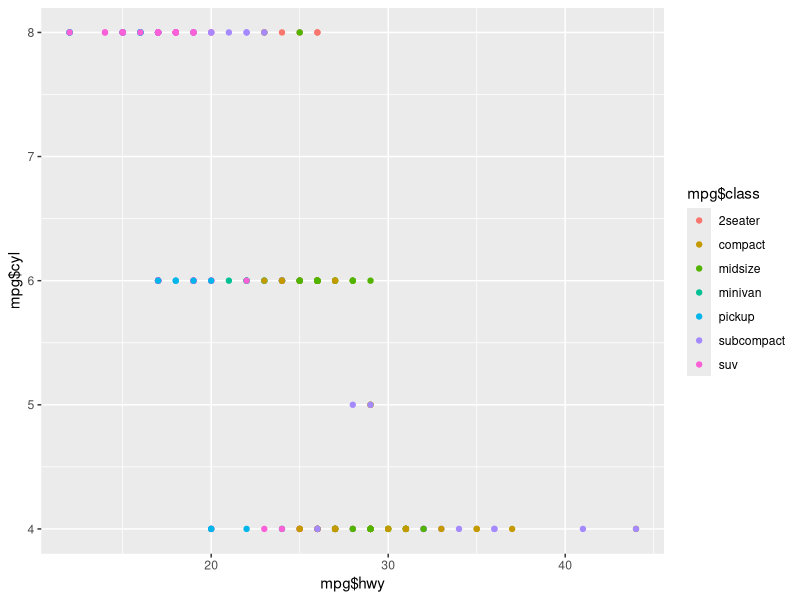
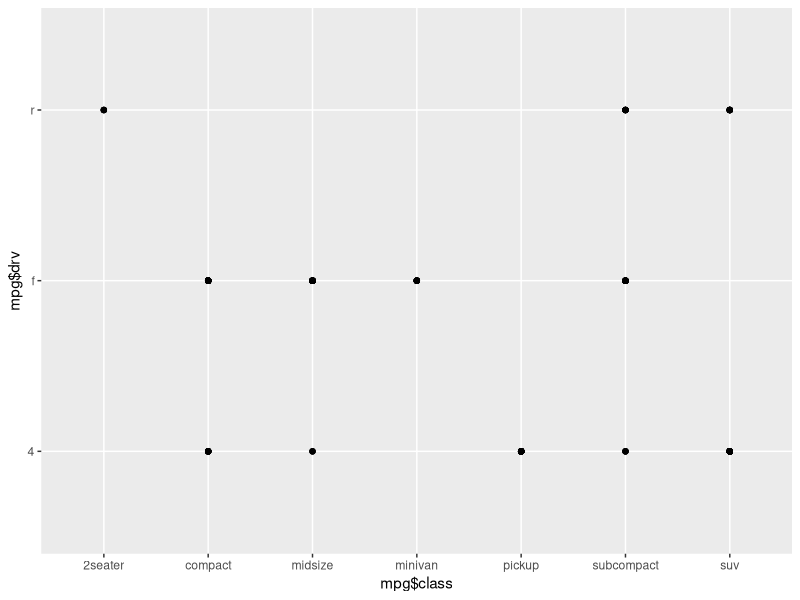
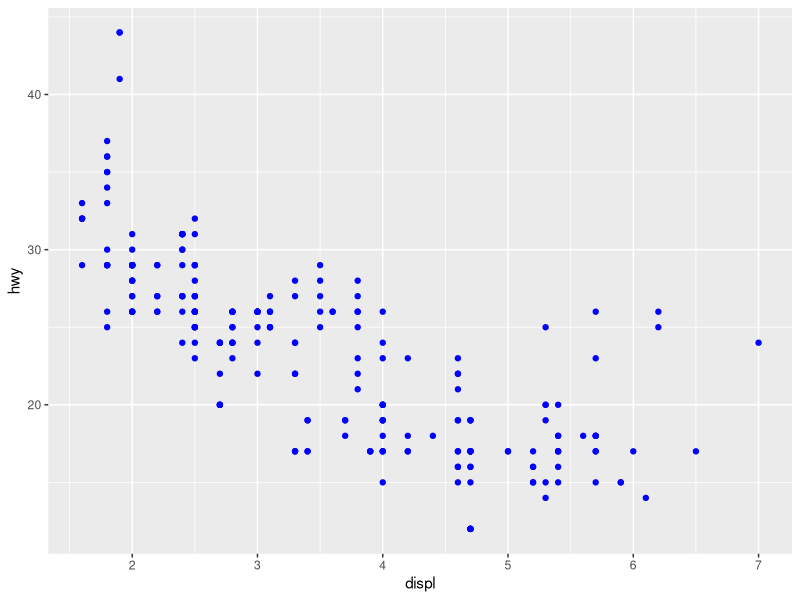

The R source for these figures, in order:
## ---- chunk 1
# install.packages('tidyverse')
library(tidyverse)
## ---- chunk 2
?mpg
## ---- chunk 3
ggplot(data = mpg) + 
  geom_point(mapping = aes(x = mpg$hwy, y = mpg$cyl, color = mpg$class))
## ---- chunk 4
ggplot(data = mpg) + 
  geom_point(mapping = aes(x = mpg$class, y = mpg$drv))
## ---- chunk 5
ggplot(data = mpg) + 
  geom_point(mapping = aes(x = displ, y = hwy), color = 'blue')
## ---- chunk 6
?mpg
## ---- chunk 7
mapping = aes(colour = manufacturer, size = model, shape = trans)
mapping
## ---- chunk 8
?geom_point
## ---- chunk 9
aes(colour = displ < 5)
